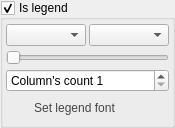
<?xml version="1.0" encoding="UTF-8"?>
<ui version="4.0">
 <class>LegendPlotSettings</class>
 <widget class="QWidget" name="LegendPlotSettings">
  <property name="geometry">
   <rect>
    <x>0</x>
    <y>0</y>
    <width>175</width>
    <height>128</height>
   </rect>
  </property>
  <property name="windowTitle">
   <string>Form</string>
  </property>
  <layout class="QVBoxLayout" name="verticalLayout">
   <property name="spacing">
    <number>0</number>
   </property>
   <property name="leftMargin">
    <number>0</number>
   </property>
   <property name="topMargin">
    <number>0</number>
   </property>
   <property name="rightMargin">
    <number>0</number>
   </property>
   <property name="bottomMargin">
    <number>0</number>
   </property>
   <item>
    <widget class="QGroupBox" name="settingsGroup">
     <property name="focusPolicy">
      <enum>Qt::NoFocus</enum>
     </property>
     <property name="title">
      <string>Is legend</string>
     </property>
     <property name="checkable">
      <bool>true</bool>
     </property>
     <layout class="QVBoxLayout" name="verticalLayout_7">
      <property name="spacing">
       <number>3</number>
      </property>
      <property name="leftMargin">
       <number>3</number>
      </property>
      <property name="topMargin">
       <number>3</number>
      </property>
      <property name="rightMargin">
       <number>3</number>
      </property>
      <property name="bottomMargin">
       <number>3</number>
      </property>
      <item>
       <layout class="QHBoxLayout" name="horizontalLayout">
        <property name="spacing">
         <number>3</number>
        </property>
        <item>
         <widget class="QComboBox" name="verPos">
          <property name="toolTip">
           <string>Vertical legend position for current plot.</string>
          </property>
          <property name="statusTip">
           <string>Vertical legend position for current plot.</string>
          </property>
         </widget>
        </item>
        <item>
         <widget class="QComboBox" name="horPos">
          <property name="toolTip">
           <string>Horizontal legend position for current plot.</string>
          </property>
          <property name="statusTip">
           <string>Horizontal legend position for current plot.</string>
          </property>
         </widget>
        </item>
       </layout>
      </item>
      <item>
       <widget class="QSlider" name="opacity">
        <property name="toolTip">
         <string>Set legend's background opacity.</string>
        </property>
        <property name="statusTip">
         <string>Set legend's background opacity.</string>
        </property>
        <property name="maximum">
         <number>255</number>
        </property>
        <property name="singleStep">
         <number>5</number>
        </property>
        <property name="pageStep">
         <number>50</number>
        </property>
        <property name="orientation">
         <enum>Qt::Horizontal</enum>
        </property>
       </widget>
      </item>
      <item>
       <widget class="QSpinBox" name="columnsCount">
        <property name="toolTip">
         <string>Set column's count for current plot's legend. </string>
        </property>
        <property name="statusTip">
         <string>Set column's count for current plot's legend. </string>
        </property>
        <property name="suffix">
         <string/>
        </property>
        <property name="prefix">
         <string>Column's count </string>
        </property>
        <property name="minimum">
         <number>1</number>
        </property>
        <property name="maximum">
         <number>1000</number>
        </property>
       </widget>
      </item>
      <item>
       <layout class="QHBoxLayout" name="horizontalLayout_3">
        <property name="spacing">
         <number>3</number>
        </property>
        <item>
         <widget class="QToolButton" name="font">
          <property name="sizePolicy">
           <sizepolicy hsizetype="Expanding" vsizetype="Fixed">
            <horstretch>0</horstretch>
            <verstretch>0</verstretch>
           </sizepolicy>
          </property>
          <property name="toolTip">
           <string>Set font of current plot's legend.</string>
          </property>
          <property name="statusTip">
           <string>Set font of current plot's legend.</string>
          </property>
          <property name="styleSheet">
           <string notr="true">QToolButton{
    border-style: outset;
    border-width: 0px;
    font: 12px;
    border-top-left-radius: 8px;
    border-bottom-left-radius: 8px;
    color: #444444;
    height: 20px;
    background: qlineargradient(
        x1: 0, y1: 0, x2: 0, y2: 1,
        stop: 1.0   #999, 
        stop: 0.75 #bbb,
        stop: 0.5   #ddd, 
        stop: 0.25 #eee, 
        stop: 0.0   #fff
    );
}
QToolButton:pressed {
    background: qlineargradient(
        x1: 0, y1: 0, x2: 0, y2: 1,
        stop: 1.0   #fff, 
        stop: 0.75 #eee,
        stop: 0.5   #ddd, 
        stop: 0.25 #bbb, 
        stop: 0.0   #999
    );
}
QToolButton:hover:enabled{
    color:#000
}
QToolButton:disabled{
    color: #999999;
}</string>
          </property>
          <property name="text">
           <string>Set legend font</string>
          </property>
         </widget>
        </item>
        <item>
         <widget class="QToolButton" name="copy">
          <property name="toolTip">
           <string>Copy these legend's settings to all plots of current group.</string>
          </property>
          <property name="statusTip">
           <string>Copy these legend's settings to all plots of current group.</string>
          </property>
          <property name="styleSheet">
           <string notr="true">QToolButton{
    border-style: outset;
    border-width: 0px;
    font: 14px;
    border-top-right-radius: 8px;
    border-bottom-right-radius: 8px;
    color: #444444;
    height: 20px;
	width:20px;
    background: qlineargradient(
        x1: 0, y1: 0, x2: 0, y2: 1,
        stop: 1.0   #999, 
        stop: 0.75 #bbb,
        stop: 0.5   #ddd, 
        stop: 0.25 #eee, 
        stop: 0.0   #fff
    );
}
QToolButton:pressed {
    background: qlineargradient(
        x1: 0, y1: 0, x2: 0, y2: 1,
        stop: 1.0   #fff, 
        stop: 0.75 #eee,
        stop: 0.5   #ddd, 
        stop: 0.25 #bbb, 
        stop: 0.0   #999
    );
}
QToolButton:hover:enabled{
    color:#000
}
QToolButton:disabled{
    color: #999999;
}</string>
          </property>
          <property name="text">
           <string/>
          </property>
          <property name="icon">
           <iconset resource="res.qrc">
            <normaloff>:/res/mainWindow/copySettings.png</normaloff>:/res/mainWindow/copySettings.png</iconset>
          </property>
         </widget>
        </item>
       </layout>
      </item>
     </layout>
    </widget>
   </item>
  </layout>
 </widget>
 <resources>
  <include location="res.qrc"/>
 </resources>
 <connections/>
</ui>
